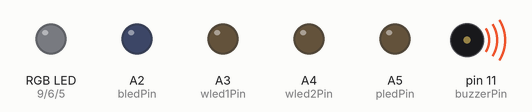
This sketch was run on a simulated Arduino Uno, built with avr-gcc and run on an emulated ATmega328P. Parts: an RGB LED mixed from three pins (HIGH = lit), output pins drawn as LEDs (lit = HIGH), buzzer (waves = sounding).

Above: at 0.05 s.
At 1.5 s:
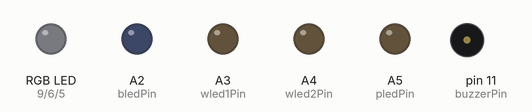
At 2.95 s:
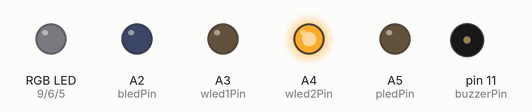
At 5.9 s:
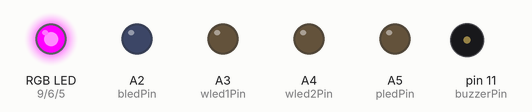
At 8.7 s:
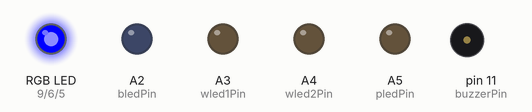
At 11.75 s:
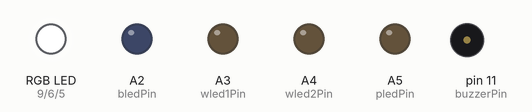
Timing chart, 0 to 15.3 s (numbered marks = the images above):
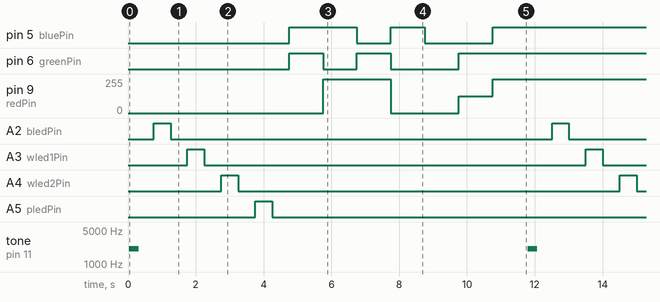

The sketch:

test_basic_circuit.ino
```cpp
/* Circuit for lylipad composed of:
- a LED
- a light sensor
- a buzzer
*/

#define DEBUG 1

#define redPin 9
#define greenPin 6
#define bluePin 5
#define buzzerPin 11

#define bledPin A2 //right
#define wled1Pin A3 //right
#define wled2Pin A4 //left
#define pledPin A5 //left


void setup(){
  pinMode(bledPin, OUTPUT);
  pinMode(wled1Pin, OUTPUT);
  pinMode(wled2Pin, OUTPUT);
  pinMode(pledPin, OUTPUT);
  pinMode(buzzerPin, OUTPUT);
  pinMode(redPin, OUTPUT);
  pinMode(greenPin, OUTPUT);
  pinMode(bluePin, OUTPUT);
  #ifdef DEBUG
    Serial.begin(9600);
  #endif
}


void loop(){
  testBuzzer();

  testLed(bledPin);
  testLed(wled1Pin);
  testLed(wled2Pin);
  testLed(pledPin);

  testRGB();

 // off();

}

void off(){
  digitalWrite(bledPin, LOW);
  digitalWrite(wled1Pin, LOW);
  digitalWrite(wled2Pin, LOW);
  digitalWrite(pledPin, LOW);
  digitalWrite(buzzerPin, LOW);
  color(0,0,0);
}


void beep(int frequencyInHertz, long timeInMilliseconds)
{
  int x;
  long delayAmount = (long)(1000000/frequencyInHertz);
  long loopTime = (long)((timeInMilliseconds*1000)/(delayAmount*2));

  for (x=0; x<loopTime; x++){
    digitalWrite(buzzerPin, HIGH);
    delayMicroseconds(delayAmount);
    digitalWrite(buzzerPin, LOW);
  }
}

void testBuzzer()
{
  beep(2093,500);	//C: play the note C (C7 from the chart linked to above) for 500ms
  delay(500);
}

void testLed(int led){
  digitalWrite(led, HIGH);
  delay(500);
  digitalWrite(led, LOW);
  delay(500);
}

void testRGB(){
  // Basic colors:
  color(255, 0, 0); // turn the RGB LED red
  delay(1000);
  color(0,255, 0); // turn the RGB LED green
  delay(1000);
  color(0, 0, 255); // turn the RGB LED blue
  delay(1000);

  // Example blended colors:
  color(255,255,0); // turn the RGB LED yellow (more orange than yellow)
  delay(1000);
  color(255,255,255); // turn the RGB LED white (should be white but it is not)
  delay(1000);
  color(128,0,255); // turn the RGB LED purple
  delay(1000);
  color(0,0,0);	// turn the RGB LED off
  delay(1000);
}

void color (unsigned char red, unsigned char green, unsigned char blue) // the color generating function
{
  analogWrite(redPin, 255-red);
  analogWrite(bluePin, 255-blue);
  analogWrite(greenPin, 255-green);
}
```

Measured:
- by itself, pin 5 (bluePin), pin 6 (greenPin): repeats every 11.8 s: LOW 1.0 s, HIGH 1.0 s, LOW 2.0 s, HIGH 7.8 s
- by itself, pin 9 (redPin): repeats every 11.8 s: 0/255 2.0 s, 127/255 1.0 s, 255/255 5.8 s, 0/255 1.0 s, 255/255 2.0 s
- by itself, A2 (bledPin), A3 (wled1Pin), A4 (wled2Pin), A5 (pledPin): alternates HIGH for 0.50 s and LOW for 11.3 s
- by itself, tone on pin 11 (buzzerPin): alternates 2057 Hz for 0.28 s and silent for 11.5 s
